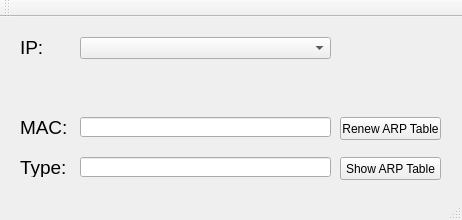
<?xml version="1.0" encoding="UTF-8"?>
<ui version="4.0">
 <class>MainWindow</class>
 <widget class="QMainWindow" name="MainWindow">
  <property name="geometry">
   <rect>
    <x>0</x>
    <y>0</y>
    <width>462</width>
    <height>220</height>
   </rect>
  </property>
  <property name="windowTitle">
   <string>Приложение</string>
  </property>
  <widget class="QWidget" name="centralWidget">
   <widget class="QLineEdit" name="out_mac">
    <property name="geometry">
     <rect>
      <x>80</x>
      <y>100</y>
      <width>251</width>
      <height>20</height>
     </rect>
    </property>
    <property name="readOnly">
     <bool>true</bool>
    </property>
   </widget>
   <widget class="QLabel" name="label">
    <property name="geometry">
     <rect>
      <x>20</x>
      <y>20</y>
      <width>46</width>
      <height>20</height>
     </rect>
    </property>
    <property name="font">
     <font>
      <pointsize>14</pointsize>
     </font>
    </property>
    <property name="text">
     <string>IP:</string>
    </property>
   </widget>
   <widget class="QLabel" name="label_2">
    <property name="geometry">
     <rect>
      <x>20</x>
      <y>100</y>
      <width>46</width>
      <height>20</height>
     </rect>
    </property>
    <property name="font">
     <font>
      <pointsize>14</pointsize>
     </font>
    </property>
    <property name="text">
     <string>MAC:</string>
    </property>
   </widget>
   <widget class="QLineEdit" name="out_type">
    <property name="geometry">
     <rect>
      <x>80</x>
      <y>140</y>
      <width>251</width>
      <height>20</height>
     </rect>
    </property>
    <property name="readOnly">
     <bool>true</bool>
    </property>
   </widget>
   <widget class="QLabel" name="label_3">
    <property name="geometry">
     <rect>
      <x>20</x>
      <y>140</y>
      <width>46</width>
      <height>20</height>
     </rect>
    </property>
    <property name="font">
     <font>
      <pointsize>14</pointsize>
     </font>
    </property>
    <property name="text">
     <string>Type:</string>
    </property>
   </widget>
   <widget class="QPushButton" name="pushButton">
    <property name="geometry">
     <rect>
      <x>340</x>
      <y>140</y>
      <width>101</width>
      <height>23</height>
     </rect>
    </property>
    <property name="text">
     <string>Show ARP Table</string>
    </property>
   </widget>
   <widget class="QPushButton" name="pushButton_2">
    <property name="geometry">
     <rect>
      <x>340</x>
      <y>100</y>
      <width>101</width>
      <height>23</height>
     </rect>
    </property>
    <property name="text">
     <string>Renew ARP Table</string>
    </property>
   </widget>
   <widget class="QComboBox" name="cmb_ip">
    <property name="geometry">
     <rect>
      <x>80</x>
      <y>20</y>
      <width>251</width>
      <height>22</height>
     </rect>
    </property>
   </widget>
  </widget>
  <widget class="QMenuBar" name="menuBar">
   <property name="geometry">
    <rect>
     <x>0</x>
     <y>0</y>
     <width>462</width>
     <height>20</height>
    </rect>
   </property>
  </widget>
  <widget class="QToolBar" name="mainToolBar">
   <attribute name="toolBarArea">
    <enum>TopToolBarArea</enum>
   </attribute>
   <attribute name="toolBarBreak">
    <bool>false</bool>
   </attribute>
  </widget>
  <widget class="QStatusBar" name="statusBar"/>
 </widget>
 <layoutdefault spacing="6" margin="11"/>
 <resources/>
 <connections/>
</ui>
